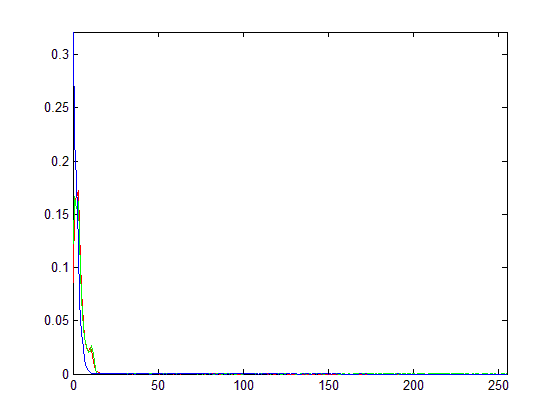
%> input picture original.bmp, 560 x 420 px
$ octave --eval "HistogramEqualization('original.bmp');"   (GNU Octave 9; MATLAB toolbox functions it lacks are replaced by stand-ins)
%> lines starting %> are read from the running program, lines starting %| are printed output that depends on the picture
function HistogramEqualization(PicName)
%> called with PicName = 'original.bmp'
sourcePic=imread(PicName);
%> sourcePic: size 420x560 uint8; min 0, max 255, mean 252.7
[m,n,o]=size(sourcePic);
%> m = 420; n = 560; o = 1
figure,imshow(sourcePic,[]);
%grayPic=rgb2gray(sourcePic);
grayPic=sourcePic(:,:,1);

gp=zeros(1,256); %计算各灰度出现的概率
for i=1:256
    gp(i)=length(find(grayPic==(i-1)))/(m*n);
end
%> after the loop, gp = 256 values, max 0.983 at index 256, min 0 at index 3, mean 0.00391

newGp=zeros(1,256); %计算新的各灰度出现的概率
S1=zeros(1,256);
S2=zeros(1,256);
tmp=0;
for i=1:256
    tmp=tmp+gp(i);
    S1(i)=tmp;
    S2(i)=round(S1(i)*256);
end
%> this loop made 256 passes
%> tmp on passes 1 to 3: 0.00574, 0.00585, 0.00585
%> after the loop, S1 = 256 values from 0.00574 to 1; S2 = 256 values from 1 to 256; tmp = 1
for i=1:256
    newGp(i)=sum(gp(find(S2==i)));
end
%> after the loop, newGp = 256 values, max 0.983 at index 256, min 0 at index 5, mean 0.00391

newGrayPic=grayPic; %填充各像素点新的灰度值
for i=1:256
    newGrayPic(find(grayPic==(i-1)))=S2(i);
end
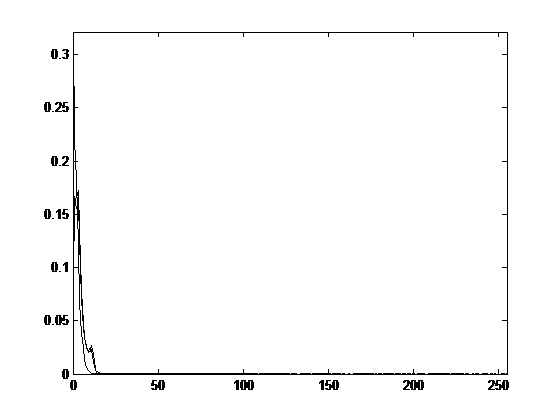
%> newGrayPic: size 420x560 uint8; min 1, max 255, mean 250.6
nr=newGrayPic;


%> (the run ends here)
